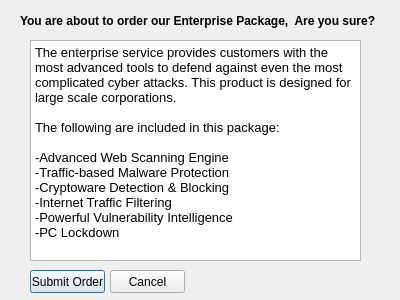
<?xml version="1.0" encoding="UTF-8"?>
<ui version="4.0">
 <class>confirmEnterprise</class>
 <widget class="QDialog" name="confirmEnterprise">
  <property name="geometry">
   <rect>
    <x>0</x>
    <y>0</y>
    <width>400</width>
    <height>300</height>
   </rect>
  </property>
  <property name="windowTitle">
   <string>Dialog</string>
  </property>
  <widget class="QLabel" name="label">
   <property name="geometry">
    <rect>
     <x>20</x>
     <y>10</y>
     <width>361</width>
     <height>21</height>
    </rect>
   </property>
   <property name="font">
    <font>
     <weight>75</weight>
     <bold>true</bold>
    </font>
   </property>
   <property name="text">
    <string>You are about to order our Enterprise Package,  Are you sure?</string>
   </property>
  </widget>
  <widget class="QPushButton" name="submitButton">
   <property name="geometry">
    <rect>
     <x>30</x>
     <y>270</y>
     <width>75</width>
     <height>23</height>
    </rect>
   </property>
   <property name="text">
    <string>Submit Order</string>
   </property>
  </widget>
  <widget class="QPushButton" name="cancelButton">
   <property name="geometry">
    <rect>
     <x>110</x>
     <y>270</y>
     <width>75</width>
     <height>23</height>
    </rect>
   </property>
   <property name="text">
    <string>Cancel</string>
   </property>
  </widget>
  <widget class="QTextBrowser" name="textBrowser">
   <property name="geometry">
    <rect>
     <x>30</x>
     <y>40</y>
     <width>331</width>
     <height>221</height>
    </rect>
   </property>
   <property name="html">
    <string>&lt;!DOCTYPE HTML PUBLIC &quot;-//W3C//DTD HTML 4.0//EN&quot; &quot;http://www.w3.org/TR/REC-html40/strict.dtd&quot;&gt;
&lt;html&gt;&lt;head&gt;&lt;meta name=&quot;qrichtext&quot; content=&quot;1&quot; /&gt;&lt;style type=&quot;text/css&quot;&gt;
p, li { white-space: pre-wrap; }
&lt;/style&gt;&lt;/head&gt;&lt;body style=&quot; font-family:'MS Shell Dlg 2'; font-size:8.25pt; font-weight:400; font-style:normal;&quot;&gt;
&lt;p style=&quot; margin-top:0px; margin-bottom:0px; margin-left:0px; margin-right:0px; -qt-block-indent:0; text-indent:0px;&quot;&gt;&lt;span style=&quot; font-size:10pt;&quot;&gt;The enterprise service provides customers with the most advanced tools to defend against even the most complicated cyber attacks. This product is designed for large scale corporations.&lt;/span&gt;&lt;/p&gt;
&lt;p style=&quot;-qt-paragraph-type:empty; margin-top:0px; margin-bottom:0px; margin-left:0px; margin-right:0px; -qt-block-indent:0; text-indent:0px; font-size:10pt;&quot;&gt;&lt;br /&gt;&lt;/p&gt;
&lt;p style=&quot; margin-top:0px; margin-bottom:0px; margin-left:0px; margin-right:0px; -qt-block-indent:0; text-indent:0px;&quot;&gt;&lt;span style=&quot; font-size:10pt;&quot;&gt;The following are included in this package:&lt;/span&gt;&lt;/p&gt;
&lt;p style=&quot;-qt-paragraph-type:empty; margin-top:0px; margin-bottom:0px; margin-left:0px; margin-right:0px; -qt-block-indent:0; text-indent:0px; font-size:10pt;&quot;&gt;&lt;br /&gt;&lt;/p&gt;
&lt;p style=&quot; margin-top:0px; margin-bottom:0px; margin-left:0px; margin-right:0px; -qt-block-indent:0; text-indent:0px;&quot;&gt;&lt;span style=&quot; font-size:10pt;&quot;&gt;-Advanced Web Scanning Engine&lt;/span&gt;&lt;/p&gt;
&lt;p style=&quot; margin-top:0px; margin-bottom:0px; margin-left:0px; margin-right:0px; -qt-block-indent:0; text-indent:0px;&quot;&gt;&lt;span style=&quot; font-size:10pt;&quot;&gt;-Traffic-based Malware Protection&lt;/span&gt;&lt;/p&gt;
&lt;p style=&quot; margin-top:0px; margin-bottom:0px; margin-left:0px; margin-right:0px; -qt-block-indent:0; text-indent:0px;&quot;&gt;&lt;span style=&quot; font-size:10pt;&quot;&gt;-Cryptoware Detection &amp;amp; Blocking&lt;/span&gt;&lt;/p&gt;
&lt;p style=&quot; margin-top:0px; margin-bottom:0px; margin-left:0px; margin-right:0px; -qt-block-indent:0; text-indent:0px;&quot;&gt;&lt;span style=&quot; font-size:10pt;&quot;&gt;-Internet Traffic Filtering&lt;/span&gt;&lt;/p&gt;
&lt;p style=&quot; margin-top:0px; margin-bottom:0px; margin-left:0px; margin-right:0px; -qt-block-indent:0; text-indent:0px;&quot;&gt;&lt;span style=&quot; font-size:10pt;&quot;&gt;-Powerful Vulnerability Intelligence&lt;/span&gt;&lt;/p&gt;
&lt;p style=&quot; margin-top:0px; margin-bottom:0px; margin-left:0px; margin-right:0px; -qt-block-indent:0; text-indent:0px;&quot;&gt;&lt;span style=&quot; font-size:10pt;&quot;&gt;-PC Lockdown&lt;/span&gt;&lt;/p&gt;&lt;/body&gt;&lt;/html&gt;</string>
   </property>
  </widget>
  <widget class="QLabel" name="thanksLabel">
   <property name="geometry">
    <rect>
     <x>200</x>
     <y>270</y>
     <width>111</width>
     <height>21</height>
    </rect>
   </property>
   <property name="text">
    <string/>
   </property>
  </widget>
 </widget>
 <resources/>
 <connections/>
</ui>
